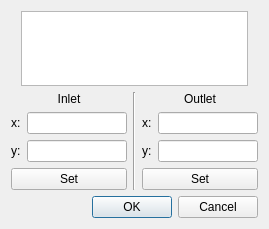
<?xml version="1.0" encoding="UTF-8"?>
<ui version="4.0">
 <class>InletOutletWidget</class>
 <widget class="QDialog" name="InletOutletWidget">
  <property name="geometry">
   <rect>
    <x>0</x>
    <y>0</y>
    <width>269</width>
    <height>229</height>
   </rect>
  </property>
  <property name="windowTitle">
   <string>Dialog</string>
  </property>
  <layout class="QGridLayout" name="gridLayout">
   <item row="0" column="0">
    <layout class="QVBoxLayout" name="verticalLayout">
     <item>
      <layout class="QHBoxLayout" name="horizontalLayout_6">
       <item>
        <spacer name="horizontalSpacer">
         <property name="orientation">
          <enum>Qt::Horizontal</enum>
         </property>
         <property name="sizeHint" stdset="0">
          <size>
           <width>40</width>
           <height>20</height>
          </size>
         </property>
        </spacer>
       </item>
       <item>
        <widget class="QGraphicsView" name="graphicsView"/>
       </item>
       <item>
        <spacer name="horizontalSpacer_2">
         <property name="orientation">
          <enum>Qt::Horizontal</enum>
         </property>
         <property name="sizeHint" stdset="0">
          <size>
           <width>40</width>
           <height>20</height>
          </size>
         </property>
        </spacer>
       </item>
      </layout>
     </item>
     <item>
      <layout class="QHBoxLayout" name="horizontalLayout">
       <item>
        <layout class="QVBoxLayout" name="verticalLayout_3">
         <item>
          <widget class="QLabel" name="label">
           <property name="text">
            <string>Inlet</string>
           </property>
           <property name="alignment">
            <set>Qt::AlignCenter</set>
           </property>
          </widget>
         </item>
         <item>
          <layout class="QHBoxLayout" name="horizontalLayout_3">
           <item>
            <widget class="QLabel" name="label_3">
             <property name="text">
              <string>x:</string>
             </property>
            </widget>
           </item>
           <item>
            <widget class="QLineEdit" name="inletX">
             <property name="readOnly">
              <bool>true</bool>
             </property>
            </widget>
           </item>
          </layout>
         </item>
         <item>
          <layout class="QHBoxLayout" name="horizontalLayout_2">
           <item>
            <widget class="QLabel" name="label_4">
             <property name="text">
              <string>y:</string>
             </property>
            </widget>
           </item>
           <item>
            <widget class="QLineEdit" name="inletY">
             <property name="readOnly">
              <bool>true</bool>
             </property>
            </widget>
           </item>
          </layout>
         </item>
         <item>
          <widget class="QPushButton" name="setInlet">
           <property name="text">
            <string>Set</string>
           </property>
          </widget>
         </item>
        </layout>
       </item>
       <item>
        <widget class="Line" name="line">
         <property name="orientation">
          <enum>Qt::Vertical</enum>
         </property>
        </widget>
       </item>
       <item>
        <layout class="QVBoxLayout" name="verticalLayout_2">
         <item>
          <widget class="QLabel" name="label_2">
           <property name="text">
            <string>Outlet</string>
           </property>
           <property name="alignment">
            <set>Qt::AlignCenter</set>
           </property>
          </widget>
         </item>
         <item>
          <layout class="QHBoxLayout" name="horizontalLayout_5">
           <item>
            <widget class="QLabel" name="label_5">
             <property name="text">
              <string>x:</string>
             </property>
            </widget>
           </item>
           <item>
            <widget class="QLineEdit" name="outletX">
             <property name="readOnly">
              <bool>true</bool>
             </property>
            </widget>
           </item>
          </layout>
         </item>
         <item>
          <layout class="QHBoxLayout" name="horizontalLayout_4">
           <item>
            <widget class="QLabel" name="label_6">
             <property name="text">
              <string>y:</string>
             </property>
            </widget>
           </item>
           <item>
            <widget class="QLineEdit" name="outletY">
             <property name="readOnly">
              <bool>true</bool>
             </property>
            </widget>
           </item>
          </layout>
         </item>
         <item>
          <widget class="QPushButton" name="setOutlet">
           <property name="text">
            <string>Set</string>
           </property>
          </widget>
         </item>
        </layout>
       </item>
      </layout>
     </item>
    </layout>
   </item>
   <item row="1" column="0">
    <widget class="QDialogButtonBox" name="buttonBox">
     <property name="standardButtons">
      <set>QDialogButtonBox::Cancel|QDialogButtonBox::Ok</set>
     </property>
    </widget>
   </item>
  </layout>
 </widget>
 <resources/>
 <connections/>
</ui>
